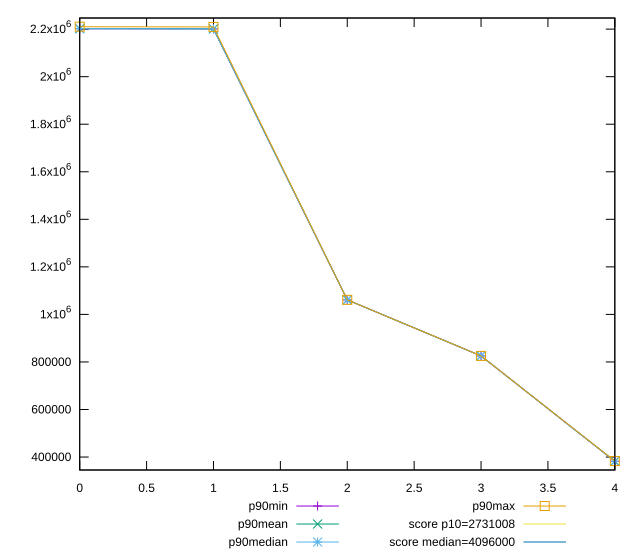

Recreate this plot in gnuplot.
reset

$p90Min <<EOF
0 2201569
1 2201027
2 1061217
3 825369
4 382062
EOF

$p90Mean <<EOF
0 2202087.3936170214
1 2201205.1063829786
2 1061218.085106383
3 825370.2021276596
4 382073.60638297873
EOF

$p90Median <<EOF
0 2201950
1 2201030
2 1061218
3 825370
4 382063
EOF

$p90Max <<EOF
0 2210200
1 2209277
2 1061219
3 825373
4 383054
EOF

set key outside below
set xrange [0:4]
set yrange [345499.24:2246762.76]
set trange [345499.24:2246762.76]
set terminal svg size 640, 560 enhanced background rgb 'white'
set output "report_00019_2021-02-10T18-14-37.922Z//total-byte-weight/progression/value.svg"

plot $p90Min title "p90min" with linespoints, \
     $p90Mean title "p90mean" with linespoints, \
     $p90Median title "p90median" with linespoints, \
     $p90Max title "p90max" with linespoints, \
     2731008 title "score p10=2731008", \
     4096000 title "score median=4096000"

reset
